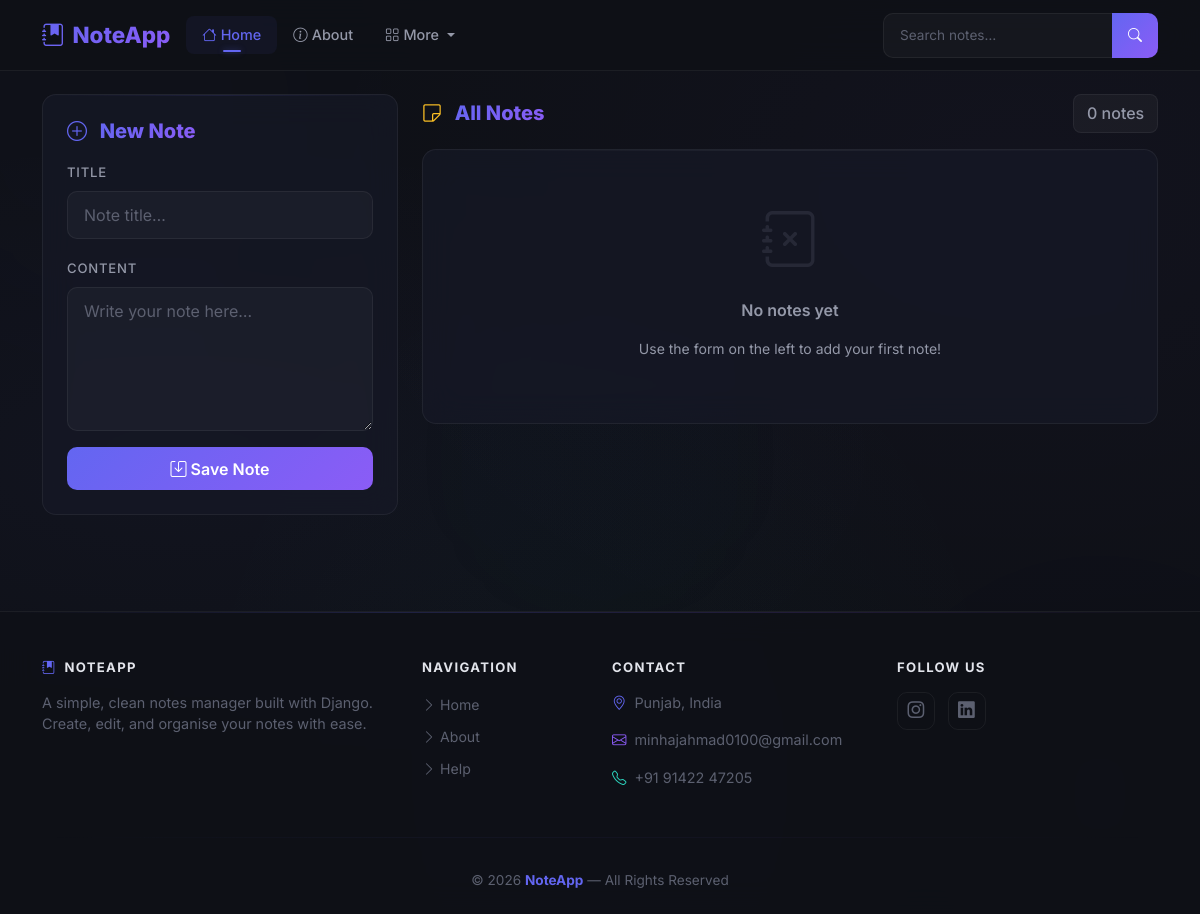
Before: / with the older database file.
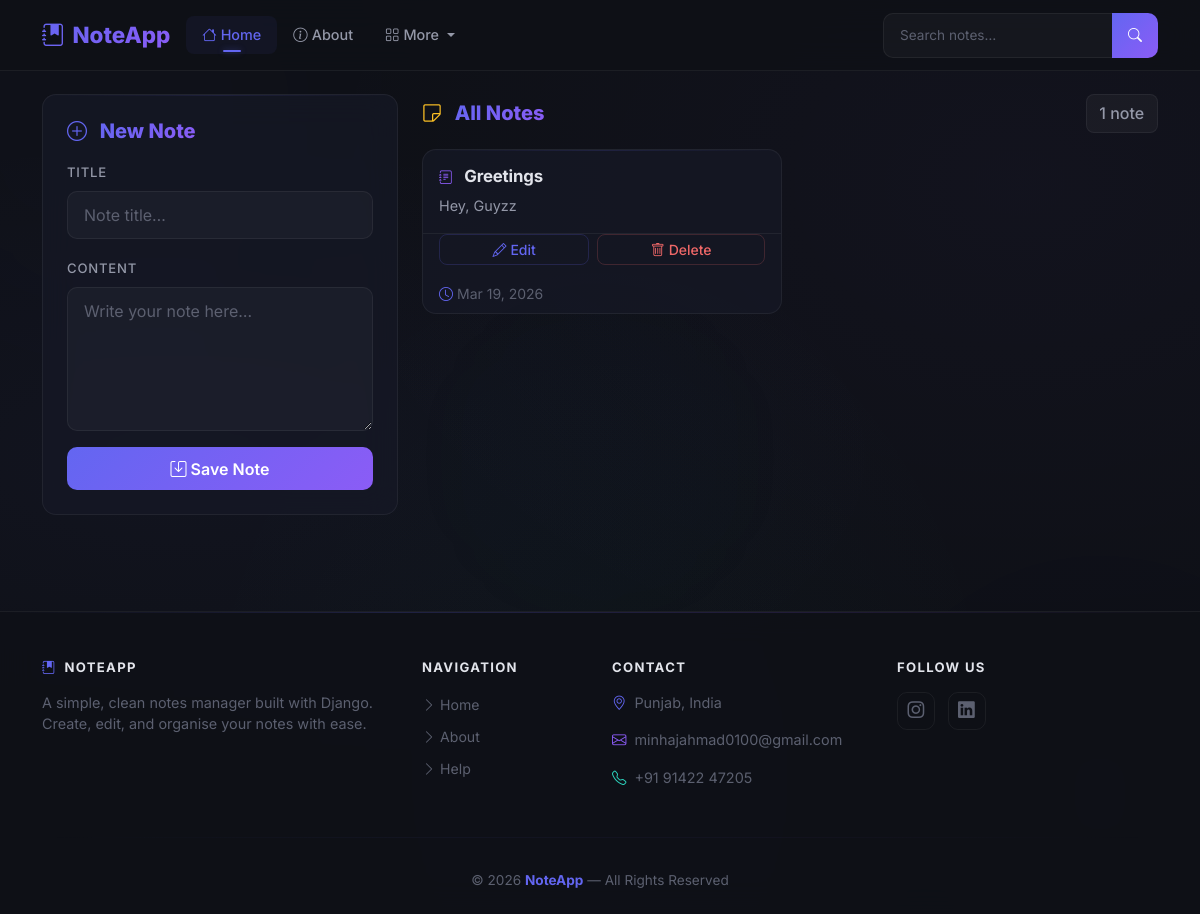
After: the same page with the newer database file.
### notes/models.py (models this page shows, shortened)
class Note(models.Model):
    title = models.CharField(max_length=200)
    content = models.TextField()
    created_at = models.DateTimeField(auto_now_add=True)
    updated_at = models.DateTimeField(auto_now=True)
    class Meta:
        ordering = ['-created_at']

### notes/views.py (the view)
# urls.py: path('', views.home, name='home'),
def home(request):
    query = request.GET.get('q', '')
    notes = Note.objects.all()
    if query:
        notes = notes.filter(title__icontains=query) | notes.filter(content__icontains=query)
    return render(request, 'notes/home.html', {'notes': notes, 'query': query})

### notes/templates/notes/home.html (shortened to what this page needs)
{% extends 'base.html' %}
{% block content %}
<div class="row">
  <div class="col-lg-4 mb-4">
    <div class="form-card p-4 animate-slide-in-left">
      <h5 class="mb-3 fw-bold">
        <i class="bi bi-plus-circle me-2" style="color: var(--accent-blue);"></i>
        <span class="section-title">New Note</span>
      </h5>
      <form method="POST" action="{% url 'create_note' %}">
        <div class="mb-3">
          <label for="title" class="form-label">Title</label>
          <input type="text"
                 id="title"
                 name="title"
                 class="form-control"
                 placeholder="Note title…"
                 required>
        </div>
        <div class="mb-3">
          <label for="content" class="form-label">Content</label>
          <textarea id="content"
                    name="content"
                    rows="5"
                    class="form-control"
                    placeholder="Write your note here…"
                    required></textarea>
        </div>
        <button type="submit" class="btn btn-primary w-100">
          <i class="bi bi-save me-1"></i>Save Note
        </button>
      </form>
    </div>
  </div>
  <div class="col-lg-8">
    <div class="d-flex align-items-center justify-content-between mb-3 animate-fade-in-up">
      <h5 class="fw-bold mb-0">
        <i class="bi bi-sticky me-2" style="color: var(--accent-amber);"></i>
        {% if query %}
          Results for "<em style="color: var(--accent-blue);">{{ query }}</em>"
        {% else %}
          <span class="section-title">All Notes</span>
        {% endif %}
      </h5>
      <span class="badge-glass">{{ notes.count }} note{{ notes.count|pluralize }}</span>
    </div>
    {% if notes %}
      <div class="row row-cols-1 row-cols-md-2 g-3">
        {% for note in notes %}
        <div class="col note-card-3d animate-fade-in-up delay-{{ forloop.counter }}">
          <div class="note-card-inner h-100">
            <div class="card-body p-3">
              <h6 class="card-title">
                <i class="bi bi-journal-text me-2" style="color: var(--accent-violet); font-size: 0.85rem;"></i>
                {{ note.title }}
              </h6>
              <p class="card-text mt-2">{{ note.content|truncatechars:120 }}</p>
            </div>
            <div class="card-footer d-flex gap-2 pb-3 px-3">
              <a href="{% url 'edit_note' note.pk %}"
                 class="btn btn-outline-primary btn-sm flex-fill">
                <i class="bi bi-pencil me-1"></i>Edit
              </a>
              <button type="button"
                      class="btn btn-outline-danger btn-sm flex-fill"
                      data-bs-toggle="modal"
                      data-bs-target="#deleteModal{{ note.pk }}">
                <i class="bi bi-trash me-1"></i>Delete
              </button>
            </div>
            <div class="px-3 pb-2">
              <small>
                <i class="bi bi-clock me-1" style="color: var(--accent-blue);"></i>{{ note.created_at|date:"M d, Y" }}
              </small>
            </div>
          </div>
        </div>
        {% endfor %}
      </div>
    {% else %}
      <div class="empty-state glass-card p-5 animate-fade-in-scale">
        <i class="bi bi-journal-x d-block"></i>
        {% if query %}
          <p class="fw-semibold mt-3">No notes found for "{{ query }}"</p>
          <a href="{% url 'home' %}" class="btn btn-outline-secondary btn-sm mt-2">Clear search</a>
        {% else %}
          <p class="fw-semibold mt-3" style="color: var(--text-secondary);">No notes yet</p>
          <p class="small">Use the form on the left to add your first note!</p>
        {% endif %}
      </div>
    {% endif %}
  </div>
</div>
{% endblock %}

### notes/templates/base.html (shortened to what this page needs)
{% load static %}
<!DOCTYPE html>
<html lang="en">
<head>
    <link href="https://cdn.jsdelivr.net/npm/bootstrap@5.3.3/dist/css/bootstrap.min.css" rel="stylesheet">
    <link href="https://cdn.jsdelivr.net/npm/bootstrap-icons@1.11.3/font/bootstrap-icons.css" rel="stylesheet">
</head>
<body>
    <div class="bg-orb bg-orb-1"></div>
    <div class="bg-orb bg-orb-3"></div>
    {% include 'components/navbar.html' %}
    <main class="py-4">
        <div class="container">
            {% block content %}{% endblock %}
        </div>
    </main>
    {% include 'components/footer.html' %}
</body>
</html>

### notes/templates/components/navbar.html (shortened to what this page needs)
<nav class="navbar navbar-expand-lg navbar-glass fixed-top">
  <div class="container">
    <a class="navbar-brand" href="{% url 'home' %}">
      <i class="bi bi-journal-bookmark-fill me-2"></i>NoteApp
    </a>
    <div class="collapse navbar-collapse" id="mainNav">
      <ul class="navbar-nav me-auto mb-2 mb-lg-0">
        <li class="nav-item">
          <a class="nav-link {% if request.resolver_match.url_name == 'home' %}active{% endif %}"
             href="{% url 'home' %}">
            <i class="bi bi-house me-1"></i>Home
          </a>
        </li>
        <li class="nav-item">
          <a class="nav-link {% if request.resolver_match.url_name == 'about' %}active{% endif %}"
             href="{% url 'about' %}">
            <i class="bi bi-info-circle me-1"></i>About
          </a>
        </li>
        <li class="nav-item dropdown">
          <a class="nav-link dropdown-toggle" href="#" role="button"
             data-bs-toggle="dropdown" aria-expanded="false">
            <i class="bi bi-grid me-1"></i>More
          </a>
        </li>
      </ul>
      <form class="d-flex search-glass" method="GET" action="{% url 'home' %}">
        <div class="input-group">
          <input class="form-control form-control-sm"
                 type="search"
                 name="q"
                 value="{{ request.GET.q }}"
                 placeholder="Search notes…"
                 aria-label="Search">
          <button class="btn btn-sm px-3" type="submit">
            <i class="bi bi-search"></i>
          </button>
        </div>
      </form>
    </div>
  </div>
</nav>
<div style="height: 70px;"></div>

### notes/templates/components/footer.html
<footer class="footer-glass mt-5 pt-5 pb-4">
  <div class="container">
    <div class="row gy-4">
      <div class="col-lg-4 col-md-6 animate-fade-in-up">
        <h5 class="footer-heading">
          <i class="bi bi-journal-bookmark-fill me-2" style="color: var(--accent-blue);"></i>NoteApp
        </h5>
        <p style="font-size: 0.9rem; color: var(--text-muted);">
          A simple, clean notes manager built with Django.
          Create, edit, and organise your notes with ease.
        </p>
      </div>
      <div class="col-lg-2 col-md-6 animate-fade-in-up delay-2">
        <h6 class="footer-heading">Navigation</h6>
        <ul class="footer-links">
          <li><a href="{% url 'home' %}"><i class="bi bi-chevron-right me-1"></i>Home</a></li>
          <li><a href="{% url 'about' %}"><i class="bi bi-chevron-right me-1"></i>About</a></li>
          <li><a href="{% url 'help' %}"><i class="bi bi-chevron-right me-1"></i>Help</a></li>
        </ul>
      </div>
      <div class="col-lg-3 col-md-6 animate-fade-in-up delay-4">
        <h6 class="footer-heading">Contact</h6>
        <p style="font-size: 0.9rem; color: var(--text-muted);"><i class="bi bi-geo-alt me-2" style="color: var(--accent-blue);"></i>Punjab, India</p>
        <p style="font-size: 0.9rem; color: var(--text-muted);"><i class="bi bi-envelope me-2" style="color: var(--accent-violet);"></i>minhajahmad0100@gmail.com</p>
        <p style="font-size: 0.9rem; color: var(--text-muted);"><i class="bi bi-telephone me-2" style="color: var(--accent-teal);"></i>+91 91422 47205</p>
      </div>
      <div class="col-lg-3 col-md-6 animate-fade-in-up delay-6">
        <h6 class="footer-heading">Follow Us</h6>
        <div>
          <a href="https://www.instagram.com/rizz__078/" title="Instagram" class="social-icon-3d">
            <i class="bi bi-instagram"></i>
          </a>
          <a href="https://www.linkedin.com/in/minhaj-ahmad/" title="LinkedIn" class="social-icon-3d">
            <i class="bi bi-linkedin"></i>
          </a>
        </div>
      </div>
    </div>
    <hr class="glow-line">
    <div class="text-center" style="font-size: 0.85rem; color: var(--text-muted);">
      &copy; 2026 <strong style="color: var(--accent-blue);">NoteApp</strong> &mdash; All Rights Reserved
    </div>
  </div>
</footer>

Changed rows visible on the page:
added Note: title "Greetings", content "Hey, Guyzz", created_at "Mar 19, 2026"
Other visible differences:
{{ notes.count }}: "0" → "1"
text no longer shown: "No notes yet Use the form on the left to add your first note!"
